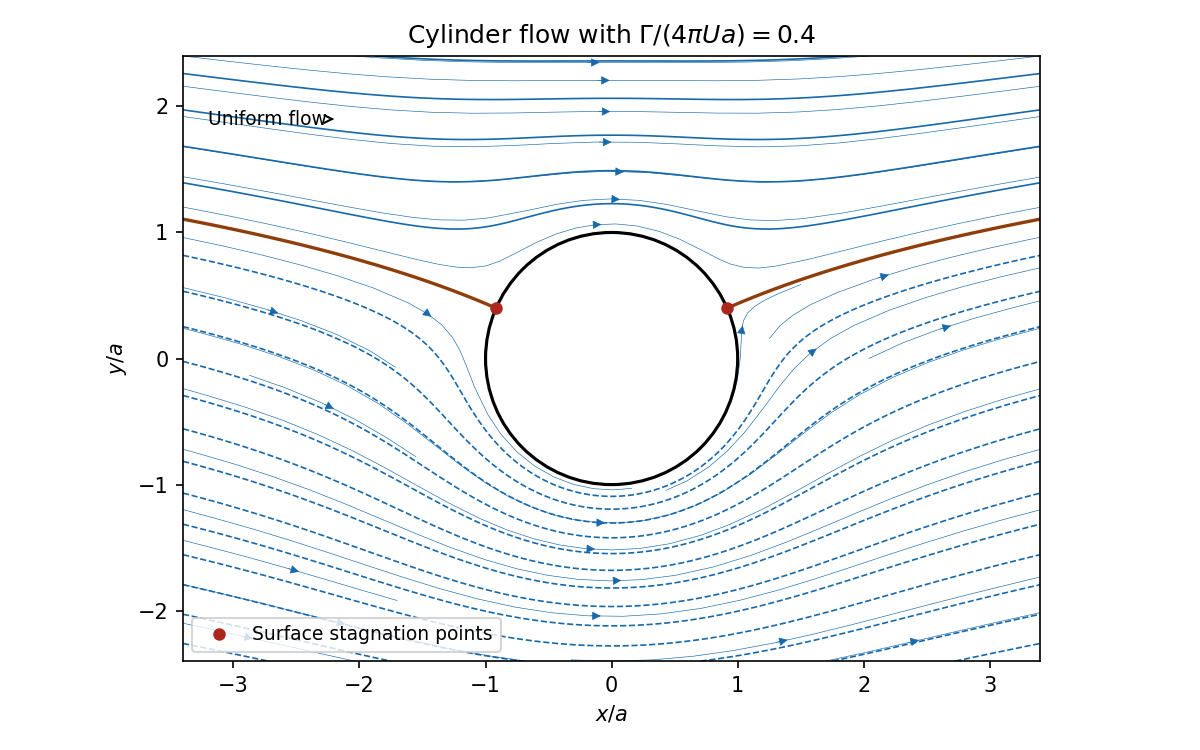

Write the Python code that produced this figure.
"""Original circulating-cylinder streamline plot; Python 3.14, NumPy/Matplotlib."""
import numpy as np
import matplotlib.pyplot as plt
from matplotlib.patches import Circle

a=U=1.;gamma=.4;circulation=4*np.pi*U*a*gamma
x=np.linspace(-3.4,3.4,601);y=np.linspace(-2.4,2.4,451);X,Y=np.meshgrid(x,y);Z=X+1j*Y
R=np.abs(Z);safe=np.maximum(R,a)
psi=U*Y*(1-a*a/safe**2)-circulation/(2*np.pi)*np.log(safe/a)
psi=np.ma.masked_where(R<a,psi)
with np.errstate(divide='ignore',invalid='ignore'):
 velocity=U*(1-a*a/Z**2)-1j*circulation/(2*np.pi*Z)
u=np.where(R>a,velocity.real,np.nan);v=np.where(R>a,-velocity.imag,np.nan)
fig,ax=plt.subplots(figsize=(8,5),facecolor='white')
ax.contour(X,Y,psi,levels=np.arange(-4,2.51,.25),colors='#1769aa',linewidths=.8)
ax.contour(X,Y,psi,levels=[0],colors='#8f3d0a',linewidths=1.6)
ax.streamplot(x,y,u,v,color='#1769aa',density=.7,linewidth=.3,arrowsize=.9,minlength=.2)
ax.add_patch(Circle((0,0),a,facecolor='white',edgecolor='black',lw=1.5,zorder=5))
stag=np.sqrt(1-gamma*gamma);ax.plot([-stag,stag],[gamma,gamma],'o',color='#ad271d',ms=5,zorder=8,label='Surface stagnation points')
ax.annotate('Uniform flow',xy=(-2.2,1.9),xytext=(-3.2,1.9),arrowprops={'arrowstyle':'->'},va='center',fontsize=9)
ax.set(xlim=(-3.4,3.4),ylim=(-2.4,2.4),xlabel='$x/a$',ylabel='$y/a$',title=r'Cylinder flow with $\Gamma/(4\pi Ua)=0.4$')
ax.set_aspect('equal');ax.legend(loc='lower left',fontsize=9);fig.tight_layout();fig.savefig('2005-cylinder-streamlines.png',dpi=150,facecolor='white')
